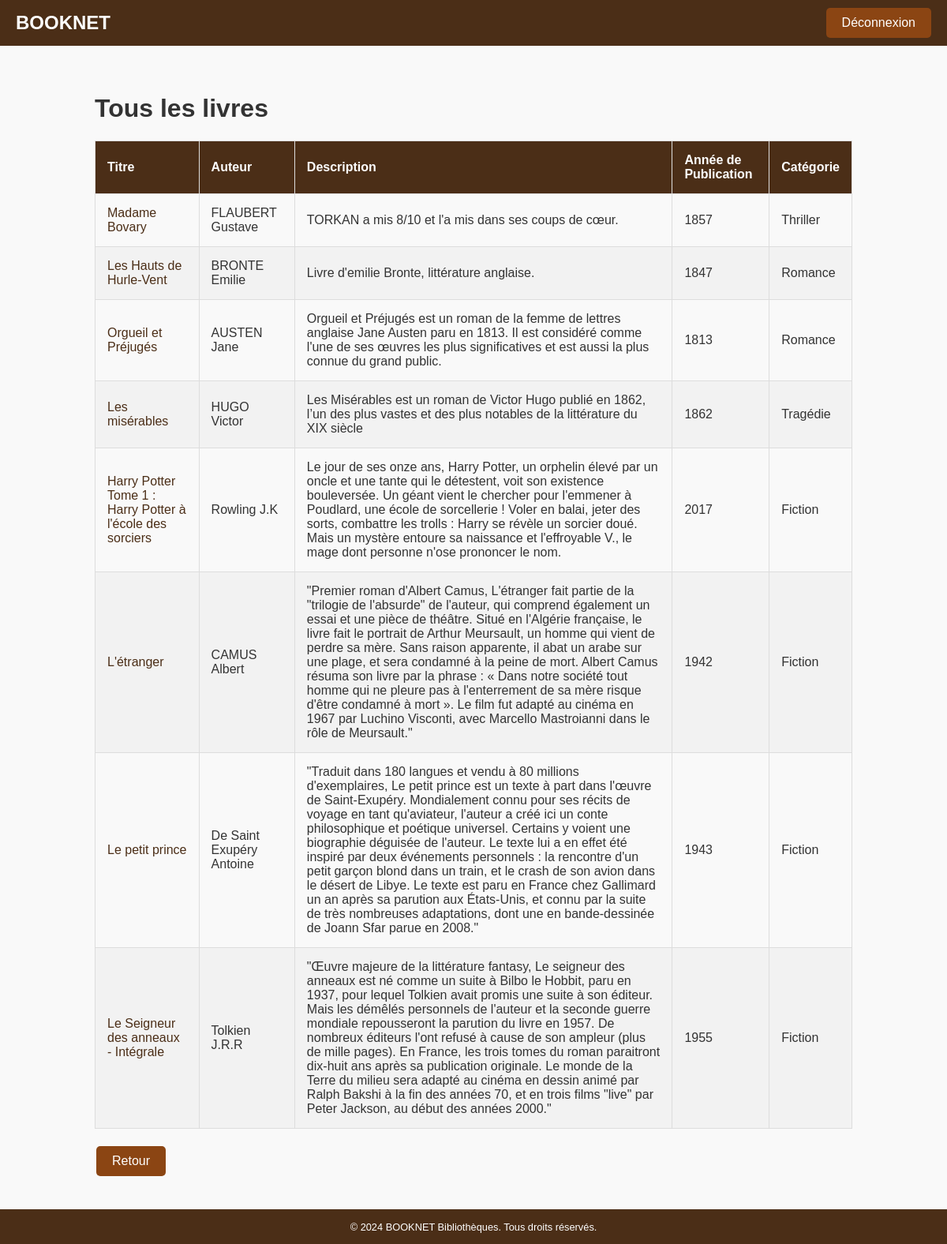
Page /views/liste_livres.php (signed in) on the committed database.
### tables this page shows
CREATE TABLE `livres` (
  `id` int NOT NULL,
  `titre` varchar(255) NOT NULL,
  `annee_publication` int DEFAULT NULL,
  `description` varchar(10000) DEFAULT NULL,
  `utilisateur_id` int DEFAULT NULL,
  `auteur_id` int DEFAULT NULL,
  `categorie_id` int NOT NULL
);

CREATE TABLE `auteurs` (
  `id` int NOT NULL,
  `nom` varchar(255) NOT NULL,
  `prenom` varchar(255) NOT NULL
);

CREATE TABLE `categories` (
  `id` int NOT NULL,
  `libelle` varchar(50) NOT NULL
);

### models/Livre.php (called while the page is built, shortened)
<?php
class Livre
{
    private $connection;
    public function __construct($connection)
    {
        $this->connection = $connection;
    }
    public function getAllLivres()
    {
        $query = "SELECT l.id, l.titre, a.nom AS nom_auteur, a.prenom AS prenom_auteur, l.annee_publication,
                     l.description, cat.libelle AS categorie_libelle
              FROM livres l
              INNER JOIN auteurs a ON l.auteur_id = a.id
              INNER JOIN categories cat ON l.categorie_id = cat.id";
        $statement = $this->connection->prepare($query);
        $statement->execute();
        return $statement->fetchAll(PDO::FETCH_ASSOC);
    }
}
?>

### views/liste_livres.php (the view, shortened to what this page needs)
<?php
require_once '../config.php';
require_once '../models/Livre.php';
$livre = new Livre($connection);
$listeLivres = $livre->getAllLivres();
?>
<!DOCTYPE html>
<html lang="fr">
<head>
    <link rel="stylesheet" href="../public/css/styles.css">
</head>
<body>
    <?php include '../header.php'; ?>
    <main>
        <div class="container">
            <h1>Tous les livres</h1>
            <table>
                <thead>
                    <tr>
                        <th>Titre</th>
                        <th>Auteur</th>
                        <th>Description</th>
                        <th>Année de Publication</th>
                        <th>Catégorie</th>
                    </tr>
                </thead>
                <tbody>
                    <?php foreach ($listeLivres as $livre) : ?>
                        <tr>
                            <td><a href="../details_livre.php?livreId=<?php echo htmlspecialchars($livre['id']); ?>"><?php echo htmlspecialchars($livre['titre']); ?></a></td>
                            <td><?php echo htmlspecialchars($livre['nom_auteur']) . ' ' . htmlspecialchars($livre['prenom_auteur']); ?></td>
                            <td><?php echo htmlspecialchars($livre['description']); ?></td>
                            <td><?php echo htmlspecialchars($livre['annee_publication']); ?></td>
                            <td><?php echo htmlspecialchars($livre['categorie_libelle']); ?></td>
                        </tr>
                    <?php endforeach; ?>
                </tbody>
            </table>
            <div class="button-group">
                <a href="../index.php" class="button">Retour</a>
            </div>
        </div>
    </main>
    <?php include 'footer.php'; ?>
</body>
</html>

### public/css/styles.css (style rules this page uses)
body { font-family: Arial, sans-serif; margin: 0; padding: 0; background-color: #f9f9f9; color: #333; display: flex; flex-direction: column; min-height: 100vh; }
.container { width: 100%; max-width: 1200px; margin: 0 auto; padding: 20px; box-sizing: border-box; }
main { padding: 20px; max-width: 1000px; margin: auto; flex: 1; }
.button-group { display: flex; justify-content: space-between; margin-top: 20px; flex-wrap: wrap; }
.button-group a { margin-bottom: 10px; margin: 2px; }
.button { background-color: #8B4513; color: white; padding: 10px 20px; text-decoration: none; border-radius: 5px; transition: background-color 0.3s ease; border: none; cursor: pointer; text-align: center; display: inline-block; }
table { width: 100%; border-collapse: collapse; margin: 20px 0; }
table th, table td { padding: 15px; border: 1px solid #ddd; text-align: left; }
table th { background-color: #4b2e17; color: white; }
table tr:nth-child(even) { background-color: #f2f2f2; }
table a { color: #4b2e17; text-decoration: none; }

### rows in the picture
livres: titre "Madame Bovary", auteur.nom "FLAUBERT", auteur.prenom "Gustave", description "TORKAN a mis 8/10 et l'a mis dans ses coups de cœur.", annee_publication "1857", categorie.libelle "Thriller"
livres: titre "Les Hauts de Hurle-Vent", auteur.nom "BRONTE", auteur.prenom "Emilie", description "Livre d'emilie Bronte, littérature anglaise.", annee_publication "1847", categorie.libelle "Romance"
livres: titre "Orgueil et Préjugés", auteur.nom "AUSTEN", auteur.prenom "Jane", description "Orgueil et Préjugés est un roman de la femme de lettres anglaise Jane Austen paru en 1813. Il est considéré comme l'une de ses œuvres les plus significatives et est aussi la plus connue du grand public.", annee_publication "1813", categorie.libelle "Romance"
livres: titre "Les misérables", auteur.nom "HUGO", auteur.prenom "Victor", description "Les Misérables est un roman de Victor Hugo publié en 1862, l’un des plus vastes et des plus notables de la littérature du XIX siècle", annee_publication "1862", categorie.libelle "Tragédie"
livres: titre "Harry Potter Tome 1 : Harry Potter à l'école des sorciers", auteur.nom "Rowling", auteur.prenom "J.K", description "Le jour de ses onze ans, Harry Potter, un orphelin élevé par un oncle et une tante qui le détestent, voit son existence bouleversée. Un géant vient le chercher pour l'emmener à Poudlard, une école de sorcellerie ! Voler en balai, jeter des sorts, combattre les trolls : Harry se révèle un sorcier doué. Mais un mystère entoure sa naissance et l'effroyable V., le mage dont personne n'ose prononcer le nom.", annee_publication "2017", categorie.libelle "Fiction"
livres: titre "L'étranger", auteur.nom "CAMUS", auteur.prenom "Albert", description "\"Premier roman d'Albert Camus, L'étranger fait partie de la \"trilogie de l'absurde\" de l'auteur, qui comprend également un essai et une pièce de théâtre. Situé en l'Algérie française, le livre fait le portrait de Arthur Meursault, un homme qui vient de perdre sa mère. Sans raison apparente, il abat un arabe sur une plage, et sera condamné à la peine de mort. Albert Camus résuma son livre par la phrase : « Dans notre société tout homme qui ne pleure pas à l'enterrement de sa mère risque d'être condamné à mort ». Le film fut adapté au cinéma en 1967 par Luchino Visconti, avec Marcello Mastroianni dans le rôle de Meursault.\"", annee_publication "1942", categorie.libelle "Fiction"
livres: titre "Le petit prince", auteur.nom "De Saint Exupéry", auteur.prenom "Antoine", description "\"Traduit dans 180 langues et vendu à 80 millions d'exemplaires, Le petit prince est un texte à part dans l'œuvre de Saint-Exupéry. Mondialement connu pour ses récits de voyage en tant qu'aviateur, l'auteur a créé ici un conte philosophique et poétique universel. Certains y voient une biographie déguisée de l'auteur. Le texte lui a en effet été inspiré par deux événements personnels : la rencontre d'un petit garçon blond dans un train, et le crash de son avion dans le désert de Libye. Le texte est paru en France chez Gallimard un an après sa parution aux États-Unis, et connu par la suite de très nombreuses adaptations, dont une en bande-dessinée de Joann Sfar parue en 2008.\"", annee_publication "1943", categorie.libelle "Fiction"
livres: titre "Le Seigneur des anneaux - Intégrale", auteur.nom "Tolkien", auteur.prenom "J.R.R", description "\"Œuvre majeure de la littérature fantasy, Le seigneur des anneaux est né comme un suite à Bilbo le Hobbit, paru en 1937, pour lequel Tolkien avait promis une suite à son éditeur. Mais les démêlés personnels de l'auteur et la seconde guerre mondiale repousseront la parution du livre en 1957. De nombreux éditeurs l'ont refusé à cause de son ampleur (plus de mille pages). En France, les trois tomes du roman paraitront dix-huit ans après sa publication originale. Le monde de la Terre du milieu sera adapté au cinéma en dessin animé par Ralph Bakshi à la fin des années 70, et en trois films \"live\" par Peter Jackson, au début des années 2000.\"", annee_publication "1955", categorie.libelle "Fiction"
